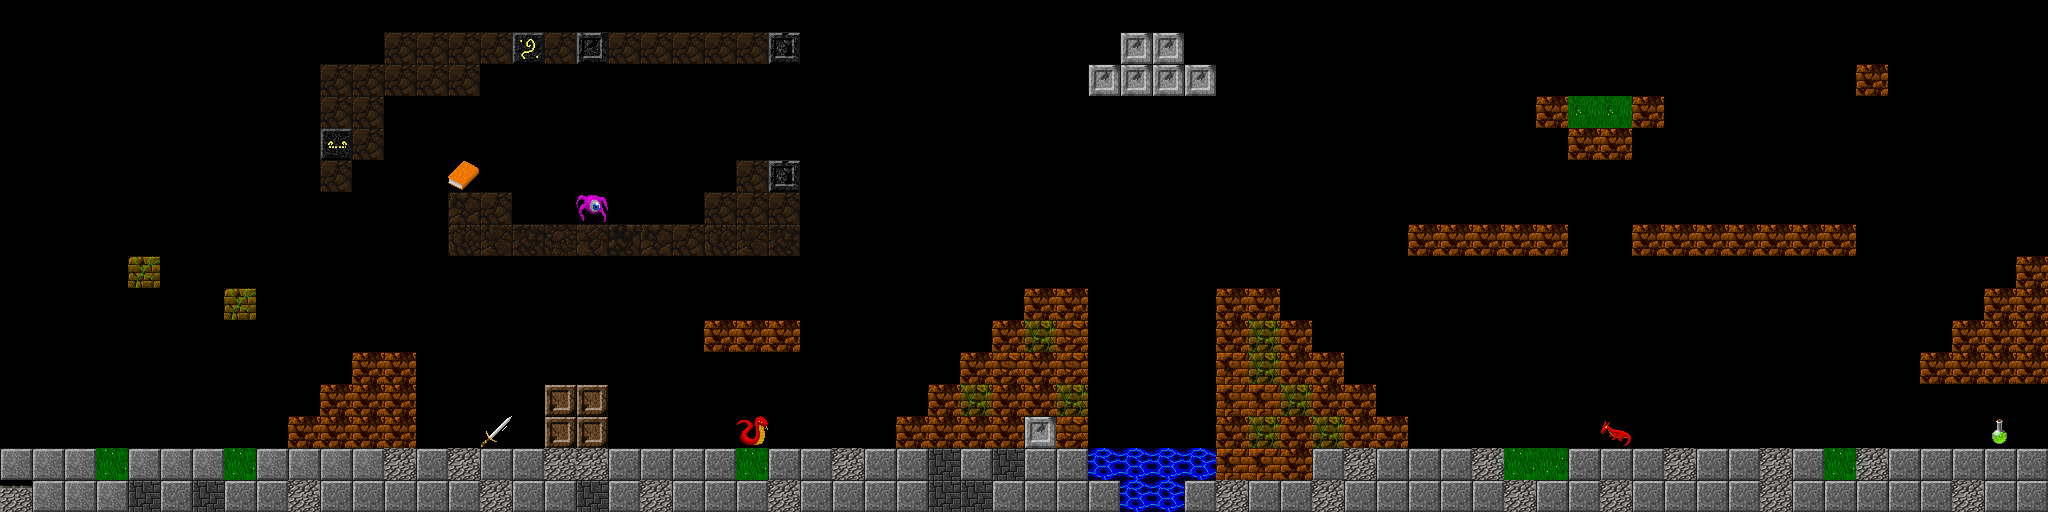

Rendered tile map (Tiled .tmx) drawn with the repository's tilesets; below, a short description and the map source with its tile grids summarised:
An orthogonal 64x16 tile map with 32x32 px tiles, 3 tile layers (Слой 2, Слой 3, Фон) and 32 objects (28x Земля, 2x Стена, Камера, Герой).

<map version="1.9" tiledversion="1.9.1" orientation="orthogonal" renderorder="right-down" width="64" height="16" tilewidth="32" tileheight="32" infinite="0" nextlayerid="10" nextobjectid="104">
 <tileset firstgid="1" name="t0" tilewidth="32" tileheight="32" tilecount="3072" columns="64">
  <image source="t0.png" width="2048" height="1536" />
  <tile id="3051">
   <animation>
    <frame tileid="783" duration="100" />
    <frame tileid="784" duration="100" />
    <frame tileid="785" duration="100" />
    <frame tileid="786" duration="100" />
    <frame tileid="787" duration="100" />
    <frame tileid="788" duration="100" />
   </animation>
  </tile>
 </tileset>
 <layer id="2" name="Слой 2" width="64" height="16">
  <data>[1024 cells, 11 non-empty, 7 distinct tile ids]</data>
 </layer>
 <layer id="8" name="Слой 3" width="64" height="16">
  <data>[1024 cells, 0 non-empty, 0 distinct tile ids]</data>
 </layer>
 <layer id="1" name="Фон" width="64" height="16">
  <data>[1024 cells, 263 non-empty, 29 distinct tile ids]</data>
 </layer>
 <objectgroup id="7" name="Объекты">
  <object id="54" name="Земля" x="0.666667" y="448.667" width="2044.67" height="63.3333">
   <properties>
    <property name="BodyType" value="StaticBody" />
    <property name="gravityScale" type="float" value="1" />
    <property name="restitution" type="float" value="1" />
   </properties>
  </object>
  <object id="55" name="Земля" x="288.667" y="416" width="126.333" height="32.3333">
   <properties>
    <property name="BodyType" value="StaticBody" />
    <property name="gravityScale" type="float" value="1" />
    <property name="restitution" type="float" value="1" />
   </properties>
  </object>
  <object id="56" name="Земля" x="320.333" y="384.667" width="95.3333" height="62">
   <properties>
    <property name="BodyType" value="StaticBody" />
    <property name="gravityScale" type="float" value="1" />
    <property name="restitution" type="float" value="1" />
   </properties>
  </object>
  <object id="57" name="Земля" x="351.667" y="352" width="64.3333" height="95">
   <properties>
    <property name="BodyType" value="StaticBody" />
    <property name="gravityScale" type="float" value="1" />
    <property name="restitution" type="float" value="1" />
   </properties>
  </object>
  <object id="58" name="Земля" x="544" y="385.667" width="62.6667" height="61.3333">
   <properties>
    <property name="BodyType" value="StaticBody" />
    <property name="gravityScale" type="float" value="1" />
    <property name="restitution" type="float" value="1" />
   </properties>
  </object>
  <object id="62" name="Земля" x="449" y="193" width="62" height="63">
   <properties>
    <property name="BodyType" value="StaticBody" />
    <property name="gravityScale" type="float" value="1" />
    <property name="restitution" type="float" value="1" />
   </properties>
  </object>
  <object id="65" name="Земля" x="450" y="224.5" width="350.5" height="31.5">
   <properties>
    <property name="BodyType" value="StaticBody" />
    <property name="gravityScale" type="float" value="1" />
    <property name="restitution" type="float" value="1" />
   </properties>
  </object>
  <object id="66" name="Земля" x="737" y="161" width="62" height="95">
   <properties>
    <property name="BodyType" value="StaticBody" />
    <property name="gravityScale" type="float" value="1" />
    <property name="restitution" type="float" value="1" />
   </properties>
  </object>
  <object id="68" name="Земля" x="704" y="192" width="32" height="63">
   <properties>
    <property name="BodyType" value="StaticBody" />
    <property name="gravityScale" type="float" value="1" />
    <property name="restitution" type="float" value="1" />
   </properties>
  </object>
  <object id="69" name="Земля" x="705" y="321" width="94.5" height="32">
   <properties>
    <property name="BodyType" value="StaticBody" />
    <property name="gravityScale" type="float" value="1" />
    <property name="restitution" type="float" value="1" />
   </properties>
  </object>
  <object id="70" name="Земля" x="1025" y="288" width="61.5" height="159">
   <properties>
    <property name="BodyType" value="StaticBody" />
    <property name="gravityScale" type="float" value="1" />
    <property name="restitution" type="float" value="1" />
   </properties>
  </object>
  <object id="71" name="Земля" x="993" y="320" width="30" height="129.5">
   <properties>
    <property name="BodyType" value="StaticBody" />
    <property name="gravityScale" type="float" value="1" />
    <property name="restitution" type="float" value="1" />
   </properties>
  </object>
  <object id="72" name="Земля" x="1023" y="449.5">
   <properties>
    <property name="BodyType" value="StaticBody" />
    <property name="gravityScale" type="float" value="1" />
    <property name="restitution" type="float" value="1" />
   </properties>
  </object>
  <object id="73" name="Земля" x="959.5" y="352.5" width="32.5" height="96">
   <properties>
    <property name="BodyType" value="StaticBody" />
    <property name="gravityScale" type="float" value="1" />
    <property name="restitution" type="float" value="1" />
   </properties>
  </object>
  <object id="74" name="Земля" x="929" y="384.5" width="29" height="64.5">
   <properties>
    <property name="BodyType" value="StaticBody" />
    <property name="gravityScale" type="float" value="1" />
    <property name="restitution" type="float" value="1" />
   </properties>
  </object>
  <object id="75" name="Земля" x="896" y="415.5" width="31.5" height="32.5">
   <properties>
    <property name="BodyType" value="StaticBody" />
    <property name="gravityScale" type="float" value="1" />
    <property name="restitution" type="float" value="1" />
   </properties>
  </object>
  <object id="83" name="Земля" x="1216.5" y="288" width="62.5" height="159.5">
   <properties>
    <property name="BodyType" value="StaticBody" />
    <property name="gravityScale" type="float" value="1" />
    <property name="restitution" type="float" value="1" />
   </properties>
  </object>
  <object id="85" name="Земля" x="1280.5" y="320" width="32.5" height="128">
   <properties>
    <property name="BodyType" value="StaticBody" />
    <property name="gravityScale" type="float" value="1" />
    <property name="restitution" type="float" value="1" />
   </properties>
  </object>
  <object id="86" name="Земля" x="1313.5" y="352.5" width="30.5" height="96">
   <properties>
    <property name="BodyType" value="StaticBody" />
    <property name="gravityScale" type="float" value="1" />
    <property name="restitution" type="float" value="1" />
   </properties>
  </object>
  <object id="87" name="Земля" x="1344.5" y="385" width="32" height="62.5">
   <properties>
    <property name="BodyType" value="StaticBody" />
    <property name="gravityScale" type="float" value="1" />
    <property name="restitution" type="float" value="1" />
   </properties>
  </object>
  <object id="88" name="Земля" x="1378" y="416.5" width="29" height="30.5">
   <properties>
    <property name="BodyType" value="StaticBody" />
    <property name="gravityScale" type="float" value="1" />
    <property name="restitution" type="float" value="1" />
   </properties>
  </object>
  <object id="89" name="Земля" x="1408" y="223.5" width="159" height="33">
   <properties>
    <property name="BodyType" value="StaticBody" />
    <property name="gravityScale" type="float" value="1" />
    <property name="restitution" type="float" value="1" />
   </properties>
  </object>
  <object id="90" name="Земля" x="1633" y="225" width="222" height="30">
   <properties>
    <property name="BodyType" value="StaticBody" />
    <property name="gravityScale" type="float" value="1" />
    <property name="restitution" type="float" value="1" />
   </properties>
  </object>
  </objectgroup>
 <objectgroup id="9" name="Сеттинг">
  <!-- 2 objects omitted --></objectgroup>
</map>
<!-- 9 of 32 objects omitted -->
